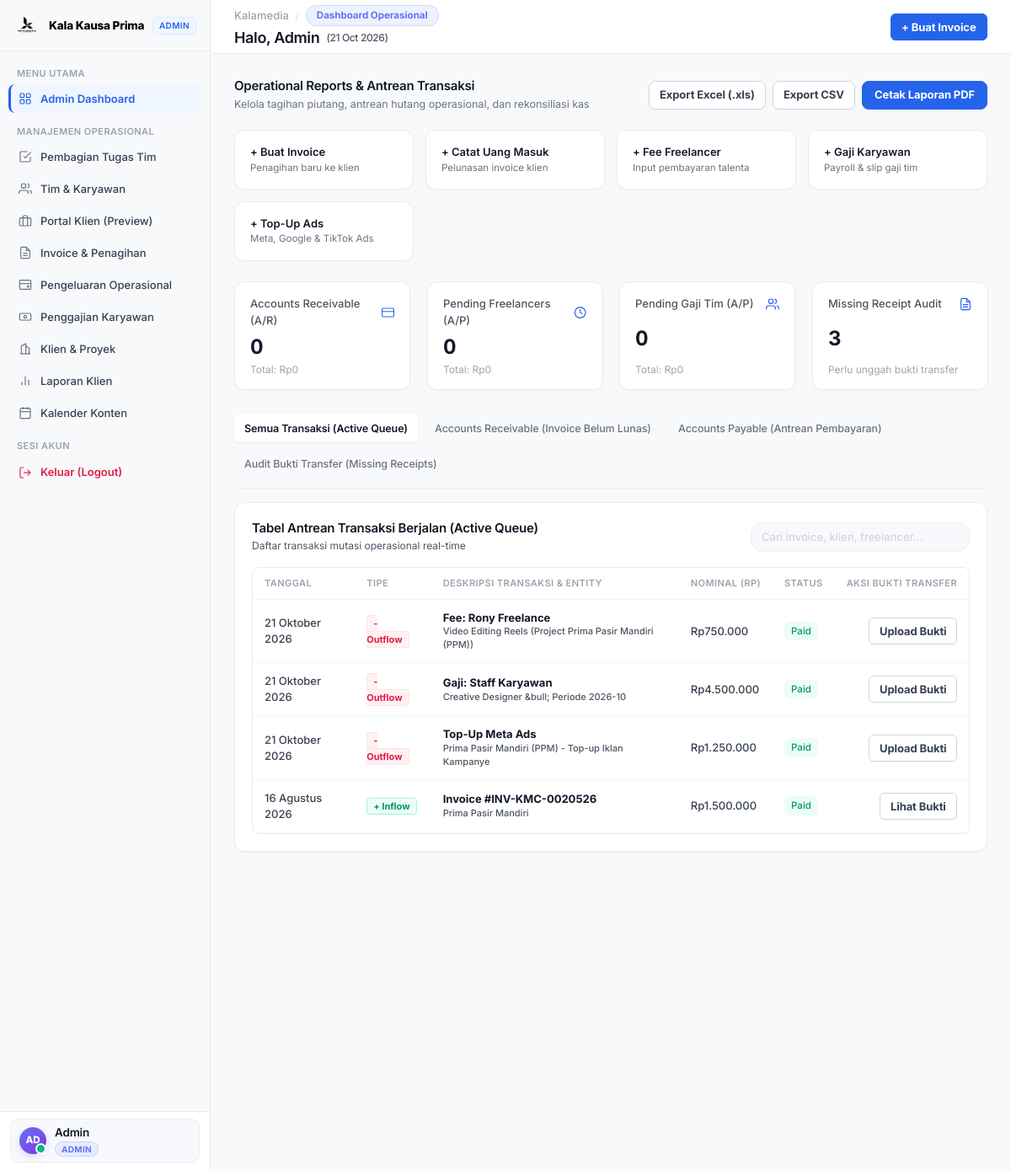
/ (signed in), run on the app's committed database.
### tables this page shows
CREATE TABLE freelancer_payouts (
                id INTEGER PRIMARY KEY AUTOINCREMENT,
                freelancer_name VARCHAR(150) NOT NULL,
                freelancer_bank VARCHAR(100) DEFAULT NULL,
                freelancer_account VARCHAR(100) DEFAULT NULL,
                project_id INTEGER NOT NULL,
                task_description TEXT NOT NULL,
                amount DECIMAL(15,2) NOT NULL DEFAULT 0,
                status VARCHAR(20) DEFAULT 'Pending', -- 'Pending', 'Paid'
                paid_at DATETIME DEFAULT NULL,
                receipt_file VARCHAR(255) DEFAULT NULL,
                created_at DATETIME DEFAULT CURRENT_TIMESTAMP, is_deleted INTEGER DEFAULT 0, freelancer_phone VARCHAR(50) DEFAULT NULL,
                FOREIGN KEY (project_id) REFERENCES projects(id) ON DELETE CASCADE
            );

CREATE TABLE salaries (
                id INTEGER PRIMARY KEY AUTOINCREMENT,
                employee_id INTEGER DEFAULT NULL,
                employee_name VARCHAR(150) NOT NULL,
                employee_position VARCHAR(100) DEFAULT NULL,
                bank_name VARCHAR(100) DEFAULT 'BCA',
                bank_account VARCHAR(100) DEFAULT NULL,
                month_period VARCHAR(20) NOT NULL, -- e.g. '2026-08' or 'Agustus 2026'
                base_salary DECIMAL(15,2) NOT NULL DEFAULT 0,
                allowance DECIMAL(15,2) NOT NULL DEFAULT 0, -- Tunjangan, Bonus, Lembur
                deduction DECIMAL(15,2) NOT NULL DEFAULT 0, -- Potongan, BPJS, PPh21, Kasbon
                net_salary DECIMAL(15,2) NOT NULL DEFAULT 0, -- Take-Home Pay (base + allowance - deduction)
                payment_date DATE NOT NULL,
                status VARCHAR(20) DEFAULT 'Pending', -- 'Pending', 'Paid'
                paid_at DATETIME DEFAULT NULL,
                receipt_file VARCHAR(255) DEFAULT NULL,
                notes TEXT DEFAULT NULL,
                created_at DATETIME DEFAULT CURRENT_TIMESTAMP, is_deleted INTEGER DEFAULT 0,
                FOREIGN KEY (employee_id) REFERENCES employees(id) ON DELETE SET NULL
            );

CREATE TABLE ads_spend (
                id INTEGER PRIMARY KEY AUTOINCREMENT,
                client_id INTEGER NOT NULL,
                project_id INTEGER DEFAULT NULL,
                platform VARCHAR(50) NOT NULL, -- 'Meta Ads', 'Google Ads', 'TikTok Ads', 'LinkedIn Ads'
                account_id VARCHAR(100) DEFAULT NULL,
                amount DECIMAL(15,2) NOT NULL DEFAULT 0,
                spent_date DATE NOT NULL,
                receipt_file VARCHAR(255) DEFAULT NULL,
                notes TEXT DEFAULT NULL,
                created_at DATETIME DEFAULT CURRENT_TIMESTAMP, is_deleted INTEGER DEFAULT 0,
                FOREIGN KEY (client_id) REFERENCES clients(id) ON DELETE CASCADE,
                FOREIGN KEY (project_id) REFERENCES projects(id) ON DELETE SET NULL
            );

CREATE TABLE invoices (
                id INTEGER PRIMARY KEY AUTOINCREMENT,
                invoice_number VARCHAR(50) UNIQUE NOT NULL,
                client_id INTEGER NOT NULL,
                project_id INTEGER DEFAULT NULL,
                issue_date DATE NOT NULL,
                due_date DATE NOT NULL,
                subtotal DECIMAL(15,2) NOT NULL DEFAULT 0,
                discount_percent DECIMAL(5,2) DEFAULT 0,
                discount_amount DECIMAL(15,2) DEFAULT 0,
                tax_percent DECIMAL(5,2) DEFAULT 0,
                tax_amount DECIMAL(15,2) DEFAULT 0,
                total_amount DECIMAL(15,2) NOT NULL DEFAULT 0,
                status VARCHAR(20) DEFAULT 'Draft', -- 'Draft', 'Sent', 'Paid', 'Overdue'
                paid_at DATETIME DEFAULT NULL,
                payment_method VARCHAR(50) DEFAULT NULL,
                receipt_file VARCHAR(255) DEFAULT NULL,
                notes TEXT DEFAULT NULL,
                created_at DATETIME DEFAULT CURRENT_TIMESTAMP, is_deleted INTEGER DEFAULT 0,
                FOREIGN KEY (client_id) REFERENCES clients(id) ON DELETE CASCADE,
                FOREIGN KEY (project_id) REFERENCES projects(id) ON DELETE SET NULL
            );

CREATE TABLE clients (
                id INTEGER PRIMARY KEY AUTOINCREMENT,
                name VARCHAR(150) NOT NULL,
                company VARCHAR(150) NOT NULL,
                email VARCHAR(150) NOT NULL,
                phone VARCHAR(50) NOT NULL,
                address TEXT DEFAULT NULL,
                created_at DATETIME DEFAULT CURRENT_TIMESTAMP
            , logo VARCHAR(255) DEFAULT NULL, is_deleted INTEGER DEFAULT 0, company_name VARCHAR(150) DEFAULT NULL, pic_name VARCHAR(150) DEFAULT NULL, package_name VARCHAR(100) DEFAULT 'Social Media & Performance Ads', status VARCHAR(30) DEFAULT 'Active', service_type VARCHAR(200) DEFAULT 'Kelola Sosmed', contract_start_date DATE DEFAULT NULL, contract_end_date DATE DEFAULT NULL, contract_status VARCHAR(30) DEFAULT 'active');

### views/admin_dashboard.php (shortened to what the rows shown need)
<?php
$db = Database::getConnection();
$transactions = [];
$invoices = $db->query("
    SELECT i.id, i.invoice_number, i.total_amount, i.status, i.issue_date, i.due_date, i.receipt_file,
           c.company as client_company, 'Inflow (Invoice)' as trans_type, 'invoice' as target_type
    FROM invoices i
    JOIN clients c ON i.client_id = c.id
    WHERE COALESCE(i.is_deleted, 0) = 0
    ORDER BY i.id DESC LIMIT 15
")->fetchAll();
foreach ($invoices as $inv) {
    $transactions[] = [
        'id' => $inv['id'],
        'target_type' => 'invoice',
        'trans_type' => 'Inflow',
        'date' => $inv['issue_date'],
        'due_date' => $inv['due_date'],
        'title' => "Invoice #" . $inv['invoice_number'],
        'subtitle' => $inv['client_company'],
        'amount' => floatval($inv['total_amount']),
        'status' => $inv['status'],
        'receipt_file' => $inv['receipt_file']
    ];
}
$payouts = $db->query("
    SELECT p.id, p.freelancer_name, p.freelancer_bank, p.freelancer_account, p.amount, p.status,
           p.task_description, p.created_at as trans_date, p.receipt_file,
           pr.name as project_name, 'Outflow (Freelancer)' as trans_type, 'payout' as target_type
    FROM freelancer_payouts p
    LEFT JOIN projects pr ON p.project_id = pr.id
    WHERE COALESCE(p.is_deleted, 0) = 0
    ORDER BY p.id DESC LIMIT 15
")->fetchAll();
foreach ($payouts as $pay) {
    $transactions[] = [
        'id' => $pay['id'],
        'target_type' => 'payout',
        'trans_type' => 'Outflow',
        'date' => date('Y-m-d', strtotime($pay['trans_date'])),
        'title' => "Fee: " . $pay['freelancer_name'],
        'subtitle' => $pay['task_description'] . " (" . $pay['project_name'] . ")",
        'bank_info' => ($pay['freelancer_bank'] ? $pay['freelancer_bank'] . " - " . $pay['freelancer_account'] : ""),
        'amount' => floatval($pay['amount']),
        'status' => $pay['status'],
        'receipt_file' => $pay['receipt_file']
    ];
}
$sals = $db->query("
    SELECT s.id, s.employee_name, s.employee_position, s.net_salary, s.status, s.payment_date as trans_date, s.receipt_file, s.month_period, s.bank_name, s.bank_account,
           'Outflow (Gaji Karyawan)' as trans_type, 'salary' as target_type
    FROM salaries s
    WHERE COALESCE(s.is_deleted, 0) = 0
    ORDER BY s.id DESC LIMIT 15
")->fetchAll();
foreach ($sals as $sal) {
    $transactions[] = [
        'id' => $sal['id'],
        'target_type' => 'salary',
        'trans_type' => 'Outflow',
        'date' => $sal['trans_date'],
        'title' => "Gaji: " . $sal['employee_name'],
        'subtitle' => ($sal['employee_position'] ?: 'Karyawan') . " &bull; Periode " . $sal['month_period'],
        'bank_info' => ($sal['bank_name'] ? $sal['bank_name'] . " - " . $sal['bank_account'] : ""),
        'amount' => floatval($sal['net_salary']),
        'status' => $sal['status'],
        'receipt_file' => $sal['receipt_file']
    ];
}
$adsList = $db->query("
    SELECT a.id, a.platform, a.amount, a.spent_date, a.receipt_file, a.account_id, a.notes,
           c.company as client_company, 'Outflow (Ads)' as trans_type, 'ads' as target_type
    FROM ads_spend a
    JOIN clients c ON a.client_id = c.id
    WHERE COALESCE(a.is_deleted, 0) = 0
    ORDER BY a.id DESC LIMIT 15
")->fetchAll();
foreach ($adsList as $ad) {
    $transactions[] = [
        'id' => $ad['id'],
        'target_type' => 'ads',
        'trans_type' => 'Outflow',
        'date' => $ad['spent_date'],
        'title' => "Top-Up " . $ad['platform'],
        'subtitle' => $ad['client_company'] . ($ad['account_id'] ? " ({$ad['account_id']})" : "") . ($ad['notes'] ? " - {$ad['notes']}" : ""),
        'amount' => floatval($ad['amount']),
        'status' => 'Paid',
        'receipt_file' => $ad['receipt_file']
    ];
}
usort($transactions, function ($a, $b) {
    return strcmp($b['date'], $a['date']);
});
?>
<!DOCTYPE html>
<html lang="id">
<head>
  <link rel="stylesheet" href="assets/css/style.css?v=saas-linear-1.0">
</head>
<body>
  <div class="app-container">
    <main class="main-wrapper">
      <?php require_once BASE_PATH . '/includes/header.php'; ?>
      <div class="content-body">
        <div style="display: flex; justify-content: space-between; align-items: center; margin-bottom: 20px; flex-wrap: wrap; gap: 12px;">
          <div>
            <h2 style="font-size: 18px; font-weight: 600; color: #111827; margin: 0; letter-spacing: -0.02em;">Operational Reports & Antrean Transaksi</h2>
          </div>
        </div>
        <div class="glass-panel">
          <div id="section-tab-all" class="table-responsive">
            <table class="table-custom" id="queue-table">
              <thead>
                <tr>
                  <th>Tanggal</th>
                  <th>Tipe</th>
                  <th>Deskripsi Transaksi & Entity</th>
                  <th>Nominal (Rp)</th>
                  <th>Status</th>
                  <th style="text-align: right;">Aksi Bukti Transfer</th>
                </tr>
              </thead>
              <tbody>
                <?php if (empty($transactions)): ?>
                  <tr><td colspan="6" style="text-align: center; color: var(--text-muted); padding: 24px;">Belum ada transaksi dalam antrean.</td></tr>
                <?php else: ?>
                  <?php foreach ($transactions as $t): ?>
                    <tr>
                      <td style="color: var(--text-secondary);"><?= format_date($t['date']) ?></td>
                      <td>
                        <span class="badge-type-<?= $t['trans_type'] === 'Inflow' ? 'in' : 'out' ?>">
                          <?= $t['trans_type'] === 'Inflow' ? '+ Inflow' : '- Outflow' ?>
                        </span>
                      </td>
                      <td>
                        <div style="font-weight: 700; color: #101828;"><?= htmlspecialchars($t['title']) ?></div>
                        <div style="font-size: 11px; color: var(--text-secondary);"><?= htmlspecialchars($t['subtitle']) ?></div>
                      </td>
                      <td style="font-weight: 700; color: <?= $t['trans_type'] === 'Inflow' ? 'var(--success-text)' : 'var(--danger-text)' ?>;">
                        <?= format_rupiah($t['amount']) ?>
                      </td>
                      <td>
                        <span class="badge-status badge-<?= strtolower($t['status']) ?>">
                          <?= $t['status'] ?>
                        </span>
                      </td>
                      <td style="text-align: right;">
                        <?php if (!empty($t['receipt_file'])): ?>
                          <button type="button" class="btn btn-secondary btn-sm" onclick="viewReceiptImage('<?= UPLOAD_URL . '/' . htmlspecialchars($t['receipt_file']) ?>', '<?= htmlspecialchars($t['title']) ?>')">
                            <span>Lihat Bukti</span>
                          </button>
                        <?php else: ?>
                          <button type="button" class="btn btn-secondary btn-sm" onclick="triggerUploadModal('<?= $t['target_type'] ?>', <?= $t['id'] ?>, 'Upload Bukti <?= htmlspecialchars($t['title']) ?>')">
                            <span>Upload Bukti</span>
                          </button>
                        <?php endif; ?>
                      </td>
                    </tr>
                  <?php endforeach; ?>
                <?php endif; ?>
              </tbody>
            </table>
          </div>
        </div>
  <?php require_once BASE_PATH . '/includes/footer.php'; ?>
</body>
</html>

### data on the page
freelancer_payouts: date "21 Oktober 2026", shows "- Outflow", title "Fee: Rony Freelance", subtitle "Video Editing Reels (Project Prima Pasir Mandiri (PPM))", amount "Rp750.000", status "Paid"
salaries: payment_date "21 Oktober 2026", shows "- Outflow", title "Gaji: Staff Karyawan", subtitle "Creative Designer &bull; Periode 2026-10", net_salary "Rp4.500.000", status "Paid"
ads_spend: spent_date "21 Oktober 2026", shows "- Outflow", title "Top-Up Meta Ads", subtitle "Prima Pasir Mandiri (PPM) - Top-up Iklan Kampanye", amount "Rp1.250.000", status "Paid"
invoices: date "16 Agustus 2026", shows "+ Inflow", title "Invoice #INV-KMC-0020526", client.company "Prima Pasir Mandiri", total_amount "Rp1.500.000", status "Paid"

### other printed values
$badgeLabel "ADMIN"
$sidebarAvatar "AD"
$sidebarProfileName "Admin"
$sidebarBadge "ADMIN"
$currentPageInfo['parent'] "Kalamedia"
$currentPageInfo['name'] "Dashboard Operasional"
$greetingDisplayName "Admin"
$unpaidCount "0"
format_rupiah($unpaidSum) "Rp0"
$pendingPayoutCount "0"
format_rupiah($pendingPayoutSum) "Rp0"
$pendingSalaryCount "0"
format_rupiah($pendingSalarySum) "Rp0"
$totalMissingReceipts "3"
